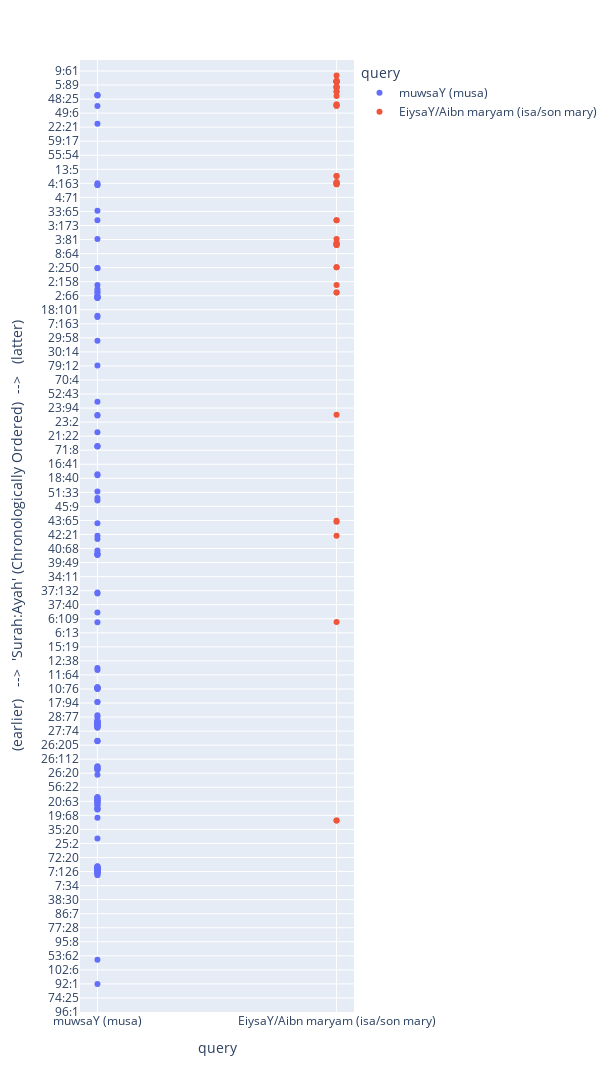

Here is the notebook cell this chart was saved with:
### Markdown cell above
# try

### Code cell
import qChronolyze as qCh
df = qCh.sortchron(
    
    ### enter pair of word/root and meaning filtering regex as key-value pair dictionary
    {
        # 'mlk':  # english word / transliterated root https://corpus.quran.com/java/buckwalter.jsp
        # '(?:angel|messenger)'   # regex filter for meaning
        # ,
        # # # ''
        # 'jiboriyl':"",
        # 'miykaY`l': "",
        # 'ha`ruwt': "harut",
        # 'maAruwt': "marut",

        # '$Tn':
        # '(?:devil|[^d]evil|demon|shaitaan)'
        # ,
        # "<iboliys":"",
        # "bls":"",
        # 'jnn':
        # '(?:jinn|snake|serpent)'
        # ,
        # "jaAn~": "(?:snake|jinn)",
        # 'Hyy':
        # 'snake'
        # ,
        # 'qrn':
        # 'companion'
        # ,
        # 'mrd':
        # 'rebellious'
        # ,
        # 'Eiforiyt':
        # ''
        # ,

        # "sHr": "",
        # 'jbt': "",
        # "nfv": "",

        # 'nfs':
        # '(?:soul|self)'
        # ,
        # "nfx": "",
        # "Suwr": "",
        # "Swr": "",
        # 'rwH':
        # '(?:spirit|soul)'
        # ,
        # "ruwH": "",

        # "masiyH":"",
        # "EiysaY": "isa",
        # "maryam": "",
        # "Aibn maryam": "son mary",
        "EiysaY/Aibn maryam": "isa/son mary",
        # "yaHoyaY`": "yahya",
        # "zakariy~aA": "zakariya",
        # "EimoraAn": "imran",
        # "kalimap": "(?:word|.*)",
        # "kalaAm": "(?:word|.*)",
        # "Tayor": "(?:bird)",
        # "mahod": "bed",
        # "fTr": "",
        # "ftr": "",
        "muwsaY": "musa",

        # idols        
        # "wad~": "wadd",
        # r"{ll~a`t": "",
        # r"{loEuz~aY`": "",
        # 'manaw`p': "",
        # 'baEol2': "",
        # 'maAlik': "malik",
        # 'suwaAE': "",
        # 'yaguwv': "",
        # "yaEuwq": "",
        # "nasor": "",
        # "TaAguwt": "",

        # "SafaA": "safa",
        # "marowap": "marwa",
        # "siyniyn": "sin",
        # "qurayo$" : "",
        # "tub~aE" : "tubba", 
        # "saba<" : "saba",
        # "misor" : "",
        # "ruwm" : "rom",
        # "ramaDaAn" : "ramadan",
        # "EarafaAt": "arafa",
        # "bak~ap": "bakka",
        # "bador": "badr",
        # "yavorib" : "yathrib",
        # "makkap" : "makka",
        # "kaEobap": "ka'*ba",
        # "Hunayon": "hunayn",

    },

    ### tafsir reference language
    # 'Arabic',
    # /
    # '1',

    ### presentation style
    pres='plot',

    )

df

### Figure 1 — Plotly figure (JSON) as saved in the notebook; plotly's stock layout.template omitted (floating-point values rounded to 4 significant figures; data arrays with more than 128 entries replaced by an {"elided": "..."} marker saying what was removed)
{"data": [{"customdata": {"elided": "136x2 mixed values"}, "hovertemplate": "ayah_link=%{customdata[0]}<extra></extra>", "legendgroup": "muwsaY (musa)", "marker": {"color": "#636efa", "symbol": "circle"}, "mode": "markers", "name": "muwsaY (musa)", "orientation": "v", "showlegend": true, "type": "scatter", "x": {"elided": "136 str values"}, "xaxis": "x", "y": {"elided": "136 str values"}, "yaxis": "y"}, {"customdata": [["19:34<a style='background-color:rgb(220,220,250);font-size:18px;color:rgb(0,0,150);' href='https://quran.com/19:34/tafsirs/en-tafisr-ibn-kathir'> ذَٰلِكَ عِيسَى ابْنُ مَرْيَمَ قَوْلَ الْحَقِّ الَّذِي فِيهِ يَمْتَرُونَ</a>", 24], ["19:34<a style='background-color:rgb(220,220,250);font-size:18px;color:rgb(0,0,150);' href='https://quran.com/19:34/tafsirs/en-tafisr-ibn-kathir'> ذَٰلِكَ عِيسَى ابْنُ مَرْيَمَ قَوْلَ الْحَقِّ الَّذِي فِيهِ يَمْتَرُونَ</a>", 25], ["6:85<a style='background-color:rgb(220,220,250);font-size:18px;color:rgb(0,0,150);' href='https://quran.com/6:85/tafsirs/en-tafisr-ibn-kathir'> وَزَكَرِيَّا وَيَحْيَىٰ وَعِيسَىٰ وَإِلْيَاسَ كُلٌّ مِنَ الصَّالِحِينَ</a>", 87], ["42:13<a style='background-color:rgb(220,220,250);font-size:18px;color:rgb(0,0,150);' href='https://quran.com/42:13/tafsirs/en-tafisr-ibn-kathir'> وَمَا وَصَّيْنَا بِهِ إِبْرَاهِيمَ وَمُوسَىٰ وَعِيسَىٰ</a>", 98], ["43:57<a style='background-color:rgb(220,220,250);font-size:18px;color:rgb(0,0,150);' href='https://quran.com/43:57/tafsirs/en-tafisr-ibn-kathir'> وَلَمَّا ضُرِبَ ابْنُ مَرْيَمَ مَثَلًا إِذَا قَوْمُكَ مِنْهُ يَصِدُّونَ</a>", 100], ["43:63<a style='background-color:rgb(220,220,250);font-size:18px;color:rgb(0,0,150);' href='https://quran.com/43:63/tafsirs/en-tafisr-ibn-kathir'> وَلَمَّا جَاءَ عِيسَىٰ بِالْبَيِّنَاتِ قَالَ قَدْ جِئْتُكُمْ بِالْحِكْمَةِ</a>", 101], ["23:50<a style='background-color:rgb(220,220,250);font-size:18px;color:rgb(0,0,150);' href='https://quran.com/23:50/tafsirs/en-tafisr-ibn-kathir'> وَجَعَلْنَا ابْنَ مَرْيَمَ وَأُمَّهُ آيَةً وَآوَيْنَاهُمَا إِلَىٰ رَبْوَةٍ</a>", 113], ["2:87<a style='background-color:rgb(220,220,250);font-size:18px;color:rgb(0,0,150);' href='https://quran.com/2:87/tafsirs/en-tafisr-ibn-kathir'> وَآتَيْنَا عِيسَى ابْنَ مَرْيَمَ الْبَيِّنَاتِ وَأَيَّدْنَاهُ بِرُوحِ الْقُدُسِ</a>", 126], ["2:87<a style='background-color:rgb(220,220,250);font-size:18px;color:rgb(0,0,150);' href='https://quran.com/2:87/tafsirs/en-tafisr-ibn-kathir'> وَآتَيْنَا عِيسَى ابْنَ مَرْيَمَ الْبَيِّنَاتِ وَأَيَّدْنَاهُ بِرُوحِ الْقُدُسِ</a>", 127], ["2:136<a style='background-color:rgb(220,220,250);font-size:18px;color:rgb(0,0,150);' href='https://quran.com/2:136/tafsirs/en-tafisr-ibn-kathir'> وَمَا أُوتِيَ مُوسَىٰ وَعِيسَىٰ وَمَا أُوتِيَ النَّبِيُّونَ مِنْ رَبِّهِمْ</a>", 132], ["2:253<a style='background-color:rgb(220,220,250);font-size:18px;color:rgb(0,0,150);' href='https://quran.com/2:253/tafsirs/en-tafisr-ibn-kathir'> وَآتَيْنَا عِيسَى ابْنَ مَرْيَمَ الْبَيِّنَاتِ وَأَيَّدْنَاهُ بِرُوحِ الْقُدُسِ</a>", 135], ["2:253<a style='background-color:rgb(220,220,250);font-size:18px;color:rgb(0,0,150);' href='https://quran.com/2:253/tafsirs/en-tafisr-ibn-kathir'> وَآتَيْنَا عِيسَى ابْنَ مَرْيَمَ الْبَيِّنَاتِ وَأَيَّدْنَاهُ بِرُوحِ الْقُدُسِ</a>", 136], ["3:45<a style='background-color:rgb(220,220,250);font-size:18px;color:rgb(0,0,150);' href='https://quran.com/3:45/tafsirs/en-tafisr-ibn-kathir'> إِنَّ اللَّهَ يُبَشِّرُكِ بِكَلِمَةٍ مِنْهُ اسْمُهُ الْمَسِيحُ عِيسَى ابْنُ مَرْيَمَ</a>", 137], ["3:45<a style='background-color:rgb(220,220,250);font-size:18px;color:rgb(0,0,150);' href='https://quran.com/3:45/tafsirs/en-tafisr-ibn-kathir'> إِنَّ اللَّهَ يُبَشِّرُكِ بِكَلِمَةٍ مِنْهُ اسْمُهُ الْمَسِيحُ عِيسَى ابْنُ مَرْيَمَ</a>", 138], ["3:52<a style='background-color:rgb(220,220,250);font-size:18px;color:rgb(0,0,150);' href='https://quran.com/3:52/tafsirs/en-tafisr-ibn-kathir'> فَلَمَّا أَحَسَّ عِيسَىٰ مِنْهُمُ الْكُفْرَ قَالَ مَنْ أَنْصَارِي إِلَى اللَّهِ</a>", 139], ["3:55<a style='background-color:rgb(220,220,250);font-size:18px;color:rgb(0,0,150);' href='https://quran.com/3:55/tafsirs/en-tafisr-ibn-kathir'> إِذْ قَالَ اللَّهُ يَا عِيسَىٰ إِنِّي مُتَوَفِّيكَ وَرَافِعُكَ إِلَيَّ</a>", 140], ["3:59<a style='background-color:rgb(220,220,250);font-size:18px;color:rgb(0,0,150);' href='https://quran.com/3:59/tafsirs/en-tafisr-ibn-kathir'> إِنَّ مَثَلَ عِيسَىٰ عِنْدَ اللَّهِ كَمَثَلِ آدَمَ خَلَقَهُ مِنْ تُرَابٍ</a>", 141], ["3:84<a style='background-color:rgb(220,220,250);font-size:18px;color:rgb(0,0,150);' href='https://quran.com/3:84/tafsirs/en-tafisr-ibn-kathir'> وَمَا أُوتِيَ مُوسَىٰ وَعِيسَىٰ وَالنَّبِيُّونَ مِنْ رَبِّهِمْ</a>", 143], ["33:7<a style='background-color:rgb(220,220,250);font-size:18px;color:rgb(0,0,150);' href='https://quran.com/33:7/tafsirs/en-tafisr-ibn-kathir'> وَمِنْكَ وَمِنْ نُوحٍ وَإِبْرَاهِيمَ وَمُوسَىٰ وَعِيسَى ابْنِ مَرْيَمَ</a>", 145], ["33:7<a style='background-color:rgb(220,220,250);font-size:18px;color:rgb(0,0,150);' href='https://quran.com/33:7/tafsirs/en-tafisr-ibn-kathir'> وَإِذْ أَخَذْنَا مِنَ النَّبِيِّينَ مِيثَاقَهُمْ وَمِنْكَ وَمِنْ نُوحٍ وَإِبْرَاهِيمَ وَمُوسَىٰ وَعِيسَى ابْنِ مَرْيَمَ</a>", 146], ["4:157<a style='background-color:rgb(220,220,250);font-size:18px;color:rgb(0,0,150);' href='https://quran.com/4:157/tafsirs/en-tafisr-ibn-kathir'> وَقَوْلِهِمْ إِنَّا قَتَلْنَا الْمَسِيحَ عِيسَى ابْنَ مَرْيَمَ رَسُولَ اللَّهِ</a>", 150], ["4:157<a style='background-color:rgb(220,220,250);font-size:18px;color:rgb(0,0,150);' href='https://quran.com/4:157/tafsirs/en-tafisr-ibn-kathir'> وَقَوْلِهِمْ إِنَّا قَتَلْنَا الْمَسِيحَ عِيسَى ابْنَ مَرْيَمَ رَسُولَ اللَّهِ</a>", 151], ["4:163<a style='background-color:rgb(220,220,250);font-size:18px;color:rgb(0,0,150);' href='https://quran.com/4:163/tafsirs/en-tafisr-ibn-kathir'> وَأَوْحَيْنَا إِلَىٰ إِبْرَاهِيمَ وَإِسْمَاعِيلَ وَإِسْحَاقَ وَيَعْقُوبَ وَالْأَسْبَاطِ وَعِيسَىٰ وَأَيُّوبَ وَيُونُسَ وَهَارُونَ وَسُلَيْمَانَ</a>", 152], ["4:171<a style='background-color:rgb(220,220,250);font-size:18px;color:rgb(0,0,150);' href='https://quran.com/4:171/tafsirs/en-tafisr-ibn-kathir'> إِنَّمَا الْمَسِيحُ عِيسَى ابْنُ مَرْيَمَ رَسُولُ اللَّهِ وَكَلِمَتُهُ أَلْقَاهَا إِلَىٰ مَرْيَمَ</a>", 154], ["4:171<a style='background-color:rgb(220,220,250);font-size:18px;color:rgb(0,0,150);' href='https://quran.com/4:171/tafsirs/en-tafisr-ibn-kathir'> إِنَّمَا الْمَسِيحُ عِيسَى ابْنُ مَرْيَمَ رَسُولُ اللَّهِ وَكَلِمَتُهُ</a>", 155], ["57:27<a style='background-color:rgb(220,220,250);font-size:18px;color:rgb(0,0,150);' href='https://quran.com/57:27/tafsirs/en-tafisr-ibn-kathir'> وَقَفَّيْنَا بِعِيسَى ابْنِ مَرْيَمَ وَآتَيْنَاهُ الْإِنْجِيلَ</a>", 156], ["57:27<a style='background-color:rgb(220,220,250);font-size:18px;color:rgb(0,0,150);' href='https://quran.com/57:27/tafsirs/en-tafisr-ibn-kathir'> وَقَفَّيْنَا بِعِيسَى ابْنِ مَرْيَمَ وَآتَيْنَاهُ الْإِنْجِيلَ</a>", 157], ["61:6<a style='background-color:rgb(220,220,250);font-size:18px;color:rgb(0,0,150);' href='https://quran.com/61:6/tafsirs/en-tafisr-ibn-kathir'> وَإِذْ قَالَ عِيسَى ابْنُ مَرْيَمَ يَا بَنِي إِسْرَائِيلَ إِنِّي رَسُولُ اللَّهِ إِلَيْكُمْ</a>", 160], ["61:6<a style='background-color:rgb(220,220,250);font-size:18px;color:rgb(0,0,150);' href='https://quran.com/61:6/tafsirs/en-tafisr-ibn-kathir'> وَإِذْ قَالَ عِيسَى ابْنُ مَرْيَمَ يَا بَنِي إِسْرَائِيلَ إِنِّي رَسُولُ اللَّهِ إِلَيْكُمْ</a>", 161], ["61:14<a style='background-color:rgb(220,220,250);font-size:18px;color:rgb(0,0,150);' href='https://quran.com/61:14/tafsirs/en-tafisr-ibn-kathir'> كُونُوا أَنْصَارَ اللَّهِ كَمَا قَالَ عِيسَى ابْنُ مَرْيَمَ لِلْحَوَارِيِّينَ</a>", 162], ["61:14<a style='background-color:rgb(220,220,250);font-size:18px;color:rgb(0,0,150);' href='https://quran.com/61:14/tafsirs/en-tafisr-ibn-kathir'> كَمَا قَالَ عِيسَى ابْنُ مَرْيَمَ لِلْحَوَارِيِّينَ مَنْ أَنْصَارِي إِلَى اللَّهِ</a>", 163], ["5:17<a style='background-color:rgb(220,220,250);font-size:18px;color:rgb(0,0,150);' href='https://quran.com/5:17/tafsirs/en-tafisr-ibn-kathir'> لَقَدْ كَفَرَ الَّذِينَ قَالُوا إِنَّ اللَّهَ هُوَ الْمَسِيحُ ابْنُ مَرْيَمَ</a>", 164], ["5:46<a style='background-color:rgb(220,220,250);font-size:18px;color:rgb(0,0,150);' href='https://quran.com/5:46/tafsirs/en-tafisr-ibn-kathir'> وَقَفَّيْنَا عَلَىٰ آثَارِهِمْ بِعِيسَى ابْنِ مَرْيَمَ مُصَدِّقًا لِمَا بَيْنَ يَدَيْهِ</a>", 168], ["5:46<a style='background-color:rgb(220,220,250);font-size:18px;color:rgb(0,0,150);' href='https://quran.com/5:46/tafsirs/en-tafisr-ibn-kathir'> وَقَفَّيْنَا عَلَىٰ آثَارِهِمْ بِعِيسَى ابْنِ مَرْيَمَ مُصَدِّقًا لِمَا بَيْنَ يَدَيْهِ</a>", 169], ["5:72<a style='background-color:rgb(220,220,250);font-size:18px;color:rgb(0,0,150);' href='https://quran.com/5:72/tafsirs/en-tafisr-ibn-kathir'> لَقَدْ كَفَرَ الَّذِينَ قَالُوا إِنَّ اللَّهَ هُوَ الْمَسِيحُ ابْنُ مَرْيَمَ</a>", 170], ["5:75<a style='background-color:rgb(220,220,250);font-size:18px;color:rgb(0,0,150);' href='https://quran.com/5:75/tafsirs/en-tafisr-ibn-kathir'> مَا الْمَسِيحُ ابْنُ مَرْيَمَ إِلَّا رَسُولٌ قَدْ خَلَتْ مِنْ قَبْلِهِ الرُّسُلُ</a>", 171], ["5:78<a style='background-color:rgb(220,220,250);font-size:18px;color:rgb(0,0,150);' href='https://quran.com/5:78/tafsirs/en-tafisr-ibn-kathir'> لُعِنَ الَّذِينَ كَفَرُوا مِنْ بَنِي إِسْرَائِيلَ عَلَىٰ لِسَانِ دَاوُودَ وَعِيسَى ابْنِ مَرْيَمَ</a>", 172], ["5:78<a style='background-color:rgb(220,220,250);font-size:18px;color:rgb(0,0,150);' href='https://quran.com/5:78/tafsirs/en-tafisr-ibn-kathir'> لُعِنَ الَّذِينَ كَفَرُوا مِنْ بَنِي إِسْرَائِيلَ عَلَىٰ لِسَانِ دَاوُودَ وَعِيسَى ابْنِ مَرْيَمَ</a>", 173], ["5:110<a style='background-color:rgb(220,220,250);font-size:18px;color:rgb(0,0,150);' href='https://quran.com/5:110/tafsirs/en-tafisr-ibn-kathir'> إِذْ قَالَ اللَّهُ يَا عِيسَى ابْنَ مَرْيَمَ اذْكُرْ نِعْمَتِي عَلَيْكَ وَعَلَىٰ وَالِدَتِكَ</a>", 174], ["5:110<a style='background-color:rgb(220,220,250);font-size:18px;color:rgb(0,0,150);' href='https://quran.com/5:110/tafsirs/en-tafisr-ibn-kathir'> إِذْ قَالَ اللَّهُ يَا عِيسَى ابْنَ مَرْيَمَ اذْكُرْ نِعْمَتِي عَلَيْكَ وَعَلَىٰ وَالِدَتِكَ</a>", 175], ["5:112<a style='background-color:rgb(220,220,250);font-size:18px;color:rgb(0,0,150);' href='https://quran.com/5:112/tafsirs/en-tafisr-ibn-kathir'> إِذْ قَالَ الْحَوَارِيُّونَ يَا عِيسَى ابْنَ مَرْيَمَ هَلْ يَسْتَطِيعُ رَبُّكَ أَنْ يُنَزِّلَ عَلَيْنَا مَائِدَةً مِنَ السَّمَاءِ</a>", 176], ["5:112<a style='background-color:rgb(220,220,250);font-size:18px;color:rgb(0,0,150);' href='https://quran.com/5:112/tafsirs/en-tafisr-ibn-kathir'> إِذْ قَالَ الْحَوَارِيُّونَ يَا عِيسَى ابْنَ مَرْيَمَ هَلْ يَسْتَطِيعُ رَبُّكَ</a>", 177], ["5:114<a style='background-color:rgb(220,220,250);font-size:18px;color:rgb(0,0,150);' href='https://quran.com/5:114/tafsirs/en-tafisr-ibn-kathir'> قَالَ عِيسَى ابْنُ مَرْيَمَ اللَّهُمَّ رَبَّنَا أَنْزِلْ عَلَيْنَا مَائِدَةً مِنَ السَّمَاءِ</a>", 178], ["5:114<a style='background-color:rgb(220,220,250);font-size:18px;color:rgb(0,0,150);' href='https://quran.com/5:114/tafsirs/en-tafisr-ibn-kathir'> قَالَ عِيسَى ابْنُ مَرْيَمَ اللَّهُمَّ رَبَّنَا أَنْزِلْ عَلَيْنَا مَائِدَةً مِنَ السَّمَاءِ</a>", 179], ["5:116<a style='background-color:rgb(220,220,250);font-size:18px;color:rgb(0,0,150);' href='https://quran.com/5:116/tafsirs/en-tafisr-ibn-kathir'> وَإِذْ قَالَ اللَّهُ يَا عِيسَى ابْنَ مَرْيَمَ أَأَنْتَ قُلْتَ لِلنَّاسِ اتَّخِذُونِي وَأُمِّيَ إِلَٰهَيْنِ مِنْ دُونِ اللَّهِ</a>", 180], ["5:116<a style='background-color:rgb(220,220,250);font-size:18px;color:rgb(0,0,150);' href='https://quran.com/5:116/tafsirs/en-tafisr-ibn-kathir'> وَإِذْ قَالَ اللَّهُ يَا عِيسَى ابْنَ مَرْيَمَ أَأَنْتَ قُلْتَ لِلنَّاسِ اتَّخِذُونِي وَأُمِّيَ إِلَٰهَيْنِ</a>", 181], ["9:31<a style='background-color:rgb(220,220,250);font-size:18px;color:rgb(0,0,150);' href='https://quran.com/9:31/tafsirs/en-tafisr-ibn-kathir'> اتَّخَذُوا أَحْبَارَهُمْ وَرُهْبَانَهُمْ أَرْبَابًا مِنْ دُونِ اللَّهِ وَالْمَسِيحَ ابْنَ مَرْيَمَ</a>", 182]], "hovertemplate": "ayah_link=%{customdata[0]}<extra></extra>", "legendgroup": "EiysaY/Aibn maryam (isa/son mary)", "marker": {"color": "#EF553B", "symbol": "circle"}, "mode": "markers", "name": "EiysaY/Aibn maryam (isa/son mary)", "orientation": "v", "showlegend": true, "type": "scatter", "x": ["EiysaY/Aibn maryam (isa/son mary)", "EiysaY/Aibn maryam (isa/son mary)", "EiysaY/Aibn maryam (isa/son mary)", "EiysaY/Aibn maryam (isa/son mary)", "EiysaY/Aibn maryam (isa/son mary)", "EiysaY/Aibn maryam (isa/son mary)", "EiysaY/Aibn maryam (isa/son mary)", "EiysaY/Aibn maryam (isa/son mary)", "EiysaY/Aibn maryam (isa/son mary)", "EiysaY/Aibn maryam (isa/son mary)", "EiysaY/Aibn maryam (isa/son mary)", "EiysaY/Aibn maryam (isa/son mary)", "EiysaY/Aibn maryam (isa/son mary)", "EiysaY/Aibn maryam (isa/son mary)", "EiysaY/Aibn maryam (isa/son mary)", "EiysaY/Aibn maryam (isa/son mary)", "EiysaY/Aibn maryam (isa/son mary)", "EiysaY/Aibn maryam (isa/son mary)", "EiysaY/Aibn maryam (isa/son mary)", "EiysaY/Aibn maryam (isa/son mary)", "EiysaY/Aibn maryam (isa/son mary)", "EiysaY/Aibn maryam (isa/son mary)", "EiysaY/Aibn maryam (isa/son mary)", "EiysaY/Aibn maryam (isa/son mary)", "EiysaY/Aibn maryam (isa/son mary)", "EiysaY/Aibn maryam (isa/son mary)", "EiysaY/Aibn maryam (isa/son mary)", "EiysaY/Aibn maryam (isa/son mary)", "EiysaY/Aibn maryam (isa/son mary)", "EiysaY/Aibn maryam (isa/son mary)", "EiysaY/Aibn maryam (isa/son mary)", "EiysaY/Aibn maryam (isa/son mary)", "EiysaY/Aibn maryam (isa/son mary)", "EiysaY/Aibn maryam (isa/son mary)", "EiysaY/Aibn maryam (isa/son mary)", "EiysaY/Aibn maryam (isa/son mary)", "EiysaY/Aibn maryam (isa/son mary)", "EiysaY/Aibn maryam (isa/son mary)", "EiysaY/Aibn maryam (isa/son mary)", "EiysaY/Aibn maryam (isa/son mary)", "EiysaY/Aibn maryam (isa/son mary)", "EiysaY/Aibn maryam (isa/son mary)", "EiysaY/Aibn maryam (isa/son mary)", "EiysaY/Aibn maryam (isa/son mary)", "EiysaY/Aibn maryam (isa/son mary)", "EiysaY/Aibn maryam (isa/son mary)", "EiysaY/Aibn maryam (isa/son mary)"], "xaxis": "x", "y": ["19:34", "19:34", "6:85", "42:13", "43:57", "43:63", "23:50", "2:87", "2:87", "2:136", "2:253", "2:253", "3:45", "3:45", "3:52", "3:55", "3:59", "3:84", "33:7", "33:7", "4:157", "4:157", "4:163", "4:171", "4:171", "57:27", "57:27", "61:6", "61:6", "61:14", "61:14", "5:17", "5:46", "5:46", "5:72", "5:75", "5:78", "5:78", "5:110", "5:110", "5:112", "5:112", "5:114", "5:114", "5:116", "5:116", "9:31"], "yaxis": "y"}], "layout": {"clickmode": "event+select", "height": 1380.0, "hoverdistance": -1, "hoverlabel": {"bgcolor": "rgb(220,220,250)", "font": {"color": "rgb(0,0,0)", "size": 15}}, "legend": {"title": {"text": "query"}, "tracegroupgap": 0}, "margin": {"t": 60}, "width": 614, "xaxis": {"anchor": "y", "categoryarray": ["muwsaY (musa)", "EiysaY/Aibn maryam (isa/son mary)"], "categoryorder": "array", "domain": [0, 1], "title": {"text": "query"}}, "yaxis": {"anchor": "x", "categoryarray": {"elided": "6236 str values"}, "categoryorder": "array", "domain": [0, 1], "range": [0, 6236], "title": {"text": " (earlier)   -->  'Surah:Ayah' (Chronologically Ordered)  -->   (latter)"}}}}
